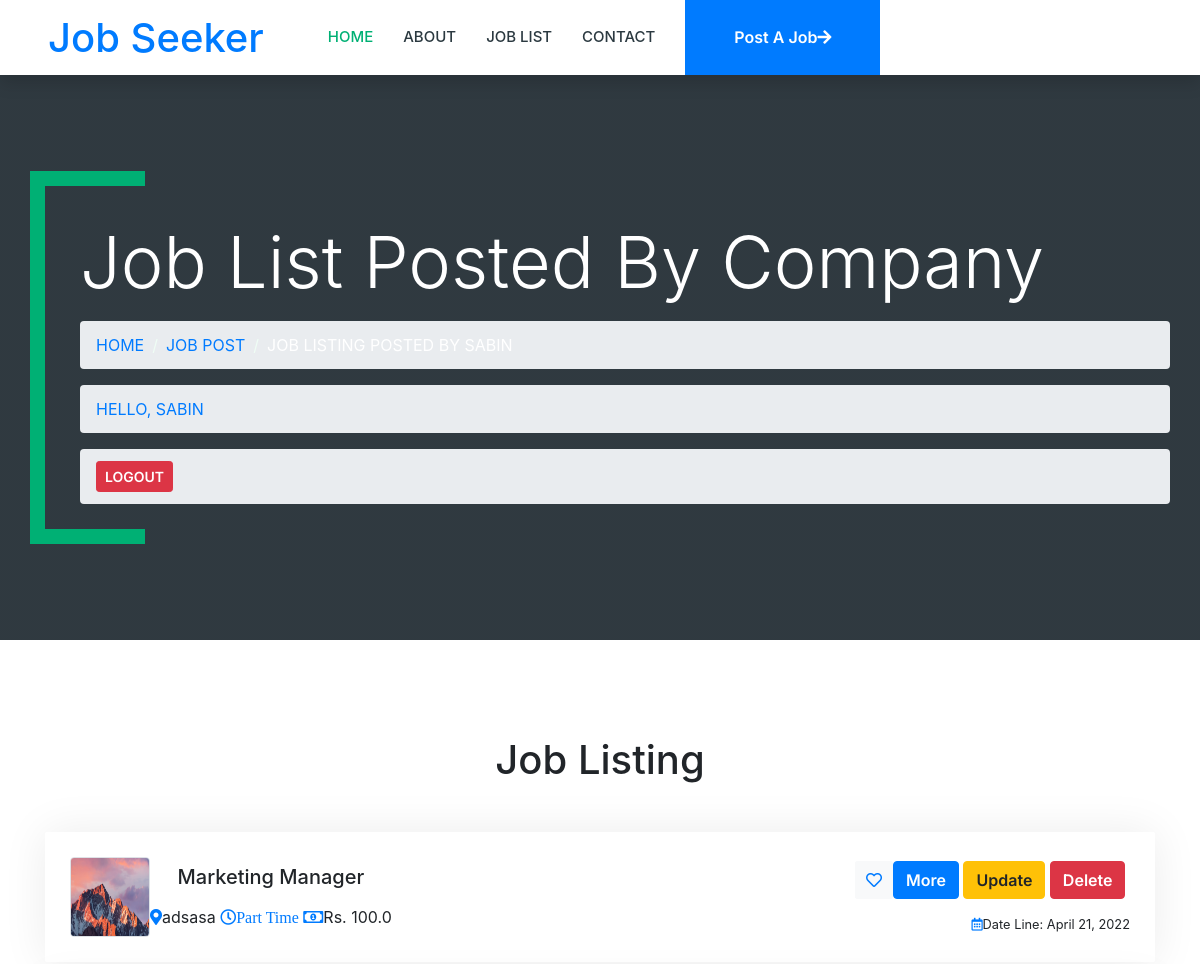
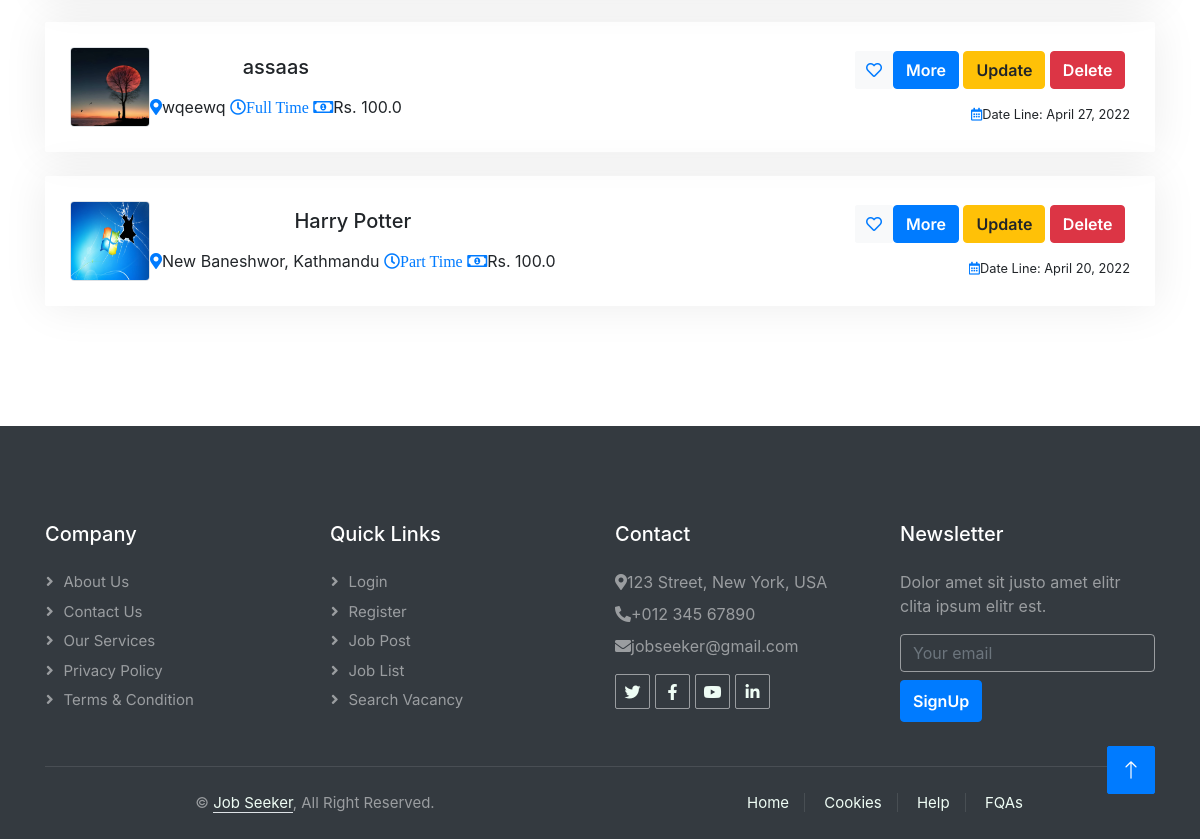
Page /jobpostedListedperuser/ (signed in) on the committed database (2 pictures, top to bottom).
### findingJob/models.py (models this page shows, shortened)
class jobdetail(models.Model):
    jobNature = (
        ('Part Time', 'Part Time'),
        ('Full Time', 'Full Time'),
    )
    user = models.ForeignKey(User, on_delete=models.CASCADE, null=True)
    title = models.CharField(max_length=200, null=True)
    location = models.CharField(max_length=200, null=True)
    type = models.CharField(max_length=200, null=True, choices=jobNature)
    salary = models.FloatField(max_length=200, null=True)
    description = models.TextField()
    responsibility = models.TextField()
    qualification = models.TextField()
    published_date = models.DateField(max_length=200, null=True)
    deadline_date = models.DateField(max_length=200, null=True)
    no_of_vaccinies = models.CharField(max_length=200, null=True)
    company_details = models.TextField()
    company_logo = models.ImageField(upload_to="company_logo", default="defaultlogo.png", null=True, blank=True)
    jobcategory = models.ForeignKey(JobCategory, on_delete=models.CASCADE, null=True, blank=True)

### findingJob/decorators.py (the view)
        def wrapper_func(request, *args, **kwargs):
            group = None
            if request.user.groups.exists():
                group = request.user.groups.all()[0].name
            if group in allowed_role:
                return view_func(request, *args, **kwargs)
            else:
                return render(request, 'findingJob/404.html')

### findingJob/views.py (called while the page is built)
@login_required(login_url='login')
@allowed_users(allowed_role=['admin'])
def jobpostedListedperuser(request):
    postedjob = request.user.jobdetail_set.all()
    context = {'postedjob': postedjob}
    return render(request, 'findingJob/jobpostedListedperuser.html', context)

### findingJob/templates/findingJob/jobpostedListedperuser.html (shortened to what this page needs)
{%  extends 'findingJob/main.html' %}
{% block content %}
{% load static %}
<div class="container-xxl py-5 bg-dark page-header mb-5">
    <div class="container my-5 pt-5 pb-4">
        <h1 class="display-3 text-white mb-3 animated slideInDown">Job List Posted By Company</h1>
        <nav aria-label="breadcrumb">
            <ol class="breadcrumb text-uppercase">
                <li class="breadcrumb-item"><a href="{% url 'home' %}">Home</a></li>
                <li class="breadcrumb-item"><a href="{% url 'jobPost' %}">Job Post</a></li>
                <li class="breadcrumb-item text-white active" aria-current="page">Job Listing Posted By
                    {{request.user}}
                </li>
            </ol>
            <ol class="breadcrumb text-uppercase">
                <li class="breadcrumb-item"><a href="" aria-disabled="true"><span class="hello-msg"> Hello, {{request.user}}</span></a>
                </li>
            </ol>
            <ol class="breadcrumb text-uppercase">
                <li class="breadcrumb-item text-white active" aria-current="page">
                    <span><a class="btn btn-sm btn-danger" href="{% url 'logout' %}">Logout</a>
                               </span>
                </li>
            </ol>
        </nav>
    </div>
</div>
<div class="container-xxl py-5 ">
<h1 class="text-center mb-5 wow fadeInUp" data-wow-delay="0.1s">Job Listing</h1>
    {% for postedjob in postedjob%}
    <div class="container" id="myBtnContainer">
        <div class="tab-class text-center wow fadeInUp" data-wow-delay="0.3s">
            <div id="tab-1" class="tab-pane fade show p-0 tab-content active fulltime">
                <div class="job-item p-4 mb-4 ">
                    <div class="row g-4  ">
                        <div class="col-sm-12 col-md-8 d-flex align-items-center">
                            <img class="flex-shrink-0 img-fluid border rounded"
                                 src="/img/{{postedjob.company_logo}}" alt="logo"
                                 style="width: 80px; height: 80px;">
                            <div class="text-start ps-4">
                                <h5 class="mb-3">{{postedjob.title}}</h5>
                                <span class="text-truncate me-3"><i
                                        class="fa fa-map-marker-alt text-primary me-2"></i>{{postedjob.location}}</span>
                                <span class="text-truncate me-3"><i class="far fa-clock text-primary me-2">{{postedjob.type}}</i></span>
                                <span class="text-truncate me-0"><i
                                        class="far fa-money-bill-alt text-primary me-2"></i>Rs. {{postedjob.salary}}</span>
                            </div>
                        </div>
                        <div class="col-sm-12 col-md-4 d-flex flex-column align-items-start align-items-md-end justify-content-center">
                            <div class="d-flex mb-3">
                                <a class="btn btn-light btn-square me-3" href=""><i
                                        class="far fa-heart text-primary"></i></a>
                                <a class="btn btn-primary" href="/jobDetail/{{postedjob.id}}">More</a> &nbsp;
                                <a class="btn btn-warning" href="{% url 'update_jobDetail' postedjob.id %}">Update</a> &nbsp;
                                <a class="btn btn-danger" href="#myModal" data-toggle="modal">Delete</a>&nbsp;
                            </div>
                            <small class="text-truncate"><i class="far fa-calendar-alt text-primary me-2"></i>Date
                                Line: {{postedjob.deadline_date}}</small>
                        </div>
                    </div>
                </div>
            </div>
        </div>
    </div>
{% endfor %}
</div>
{% endblock %}

### static/css/style.css (style rules this page uses)
:root { --primary: #00B074; --secondary: #2B9BFF; --light: #EFFDF5; --dark: #2B3940; }
.btn { font-family: 'Inter', sans-serif; font-weight: 600; transition: .5s; }
.btn.btn-primary, .btn.btn-secondary { color: #FFFFFF; }
.btn-square { width: 38px; height: 38px; }
.btn-square, .btn-sm-square, .btn-lg-square { padding: 0; display: flex; align-items: center; justify-content: center; font-weight: normal; border-radius: 2px; }
.header-carousel .container, .page-header .container { position: relative; padding: 45px 0 45px 35px; border-left: 15px solid var(--primary); }
.header-carousel .container::before, .header-carousel .container::after, .page-header .container::before, .page-header .container::after { position: absolute; content: ""; top: 0; left: 0; width: 100px; height: 15px; background: var(--primary); }
.header-carousel .container::after, .page-header .container::after { top: 100%; margin-top: -15px; }
.page-header { background: linear-gradient(rgba(43, 57, 64, .5), rgba(43, 57, 64, .5)); background-size: cover; }
.breadcrumb-item + .breadcrumb-item::before { color: var(--light); }
.job-item { border: 1px solid transparent; border-radius: 2px; box-shadow: 0 0 45px rgba(0, 0, 0, .08); transition: .5s; }

### rows in the picture
jobdetail: company_logo (picture), title "Marketing Manager", location "adsasa", type "Part Time", salary "100.0", deadline_date "April 21, 2022"
jobdetail: company_logo (picture), title "assaas", location "wqeewq", type "Full Time", salary "100.0", deadline_date "April 27, 2022"
jobdetail: company_logo (picture), title "Harry Potter", location "New Baneshwor, Kathmandu", type "Part Time", salary "100.0", deadline_date "April 20, 2022"

### other values in the picture
{{ request.user }} "SABIN"
